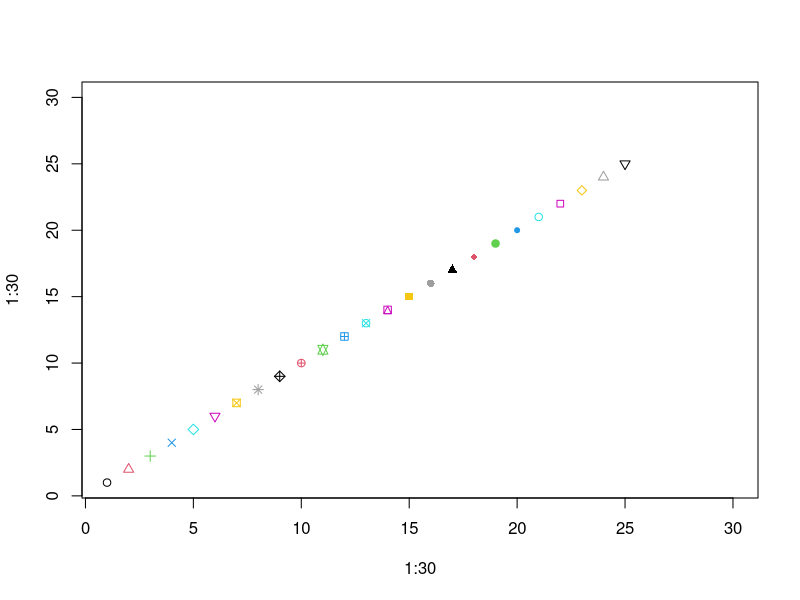
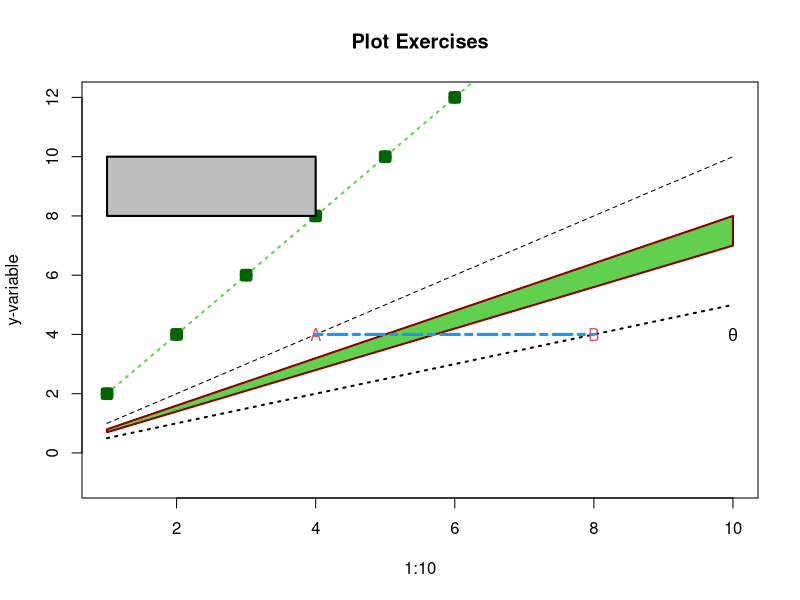
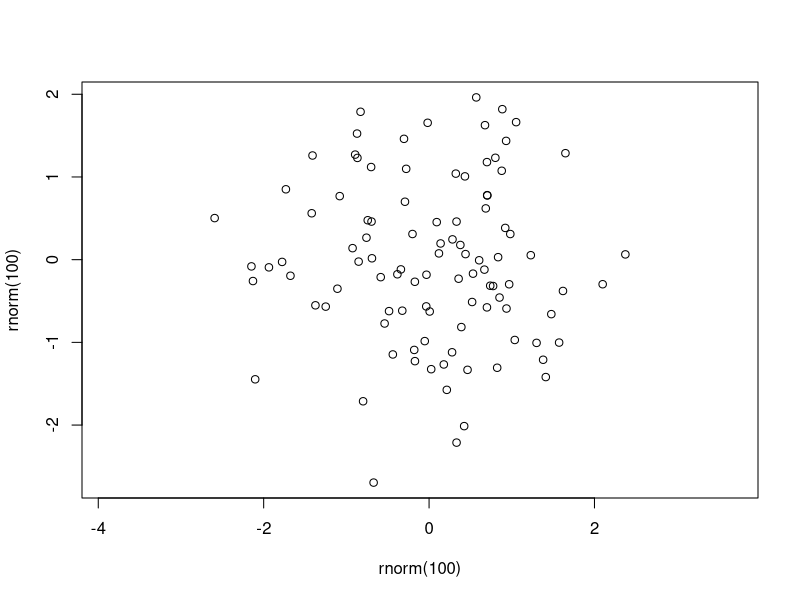
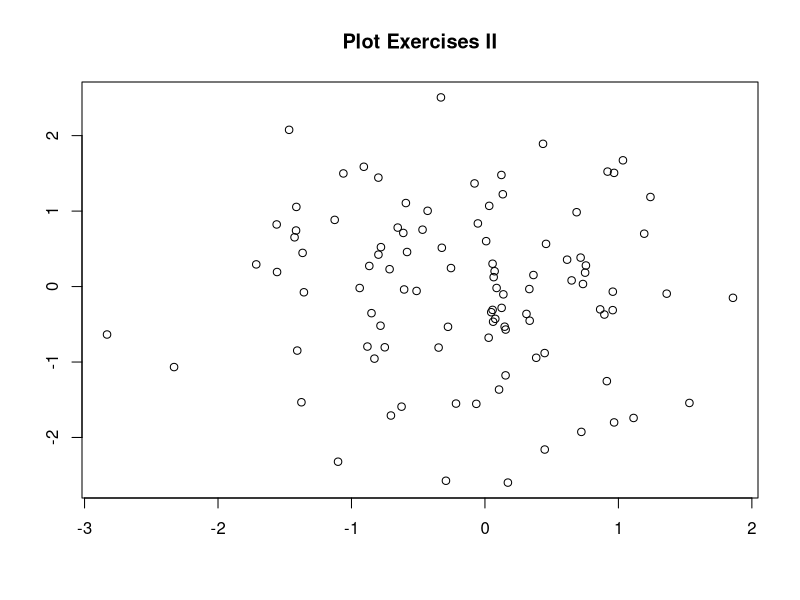
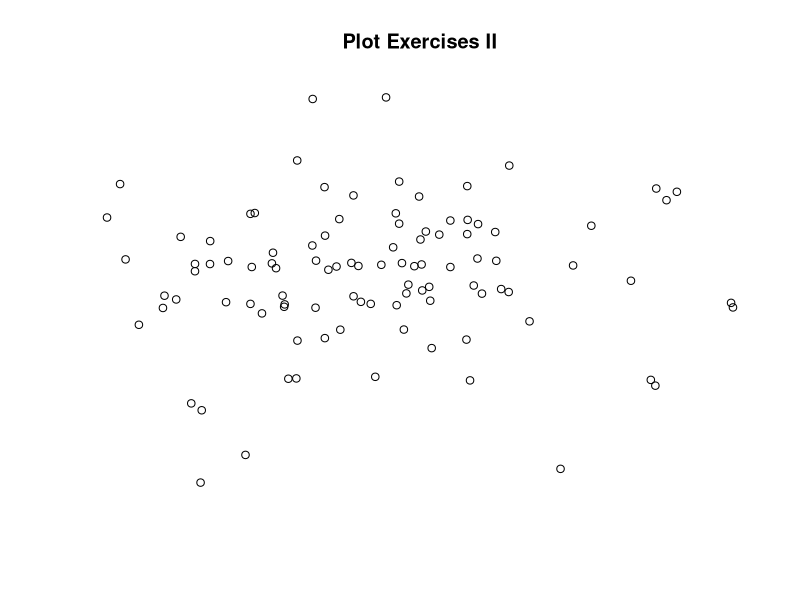
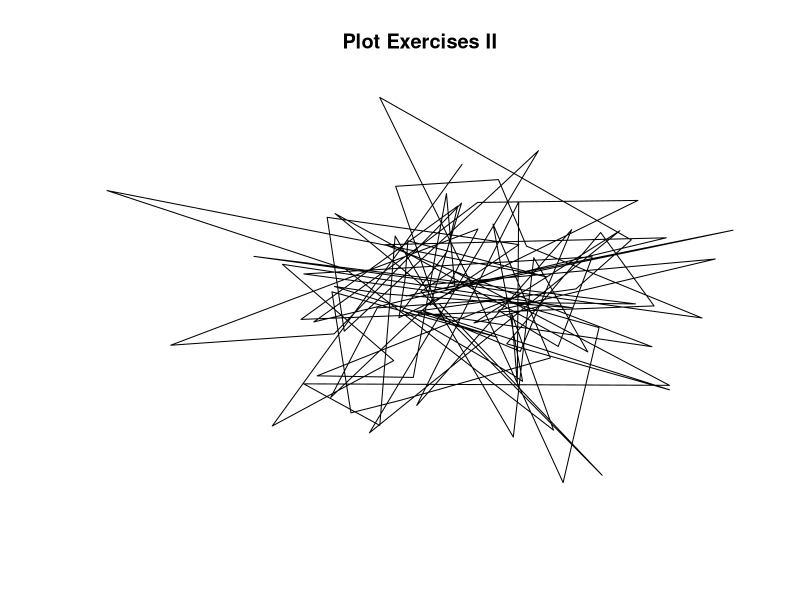
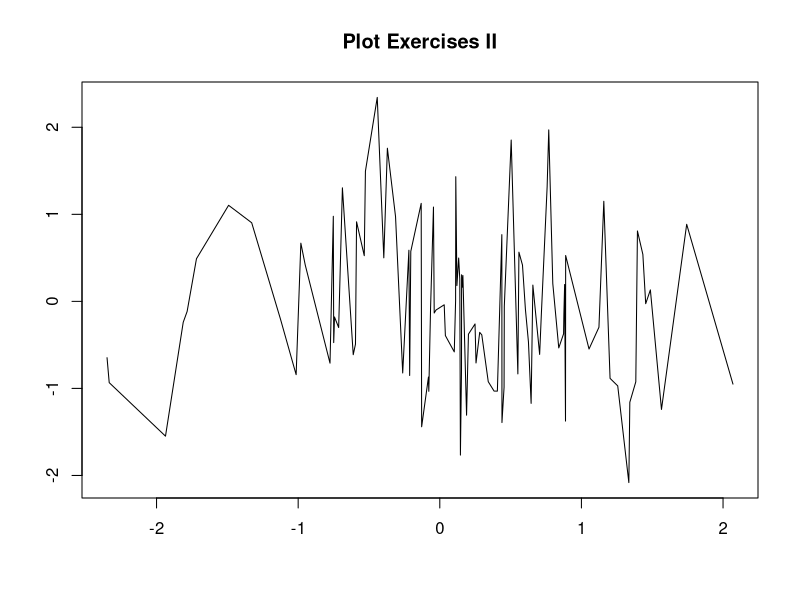
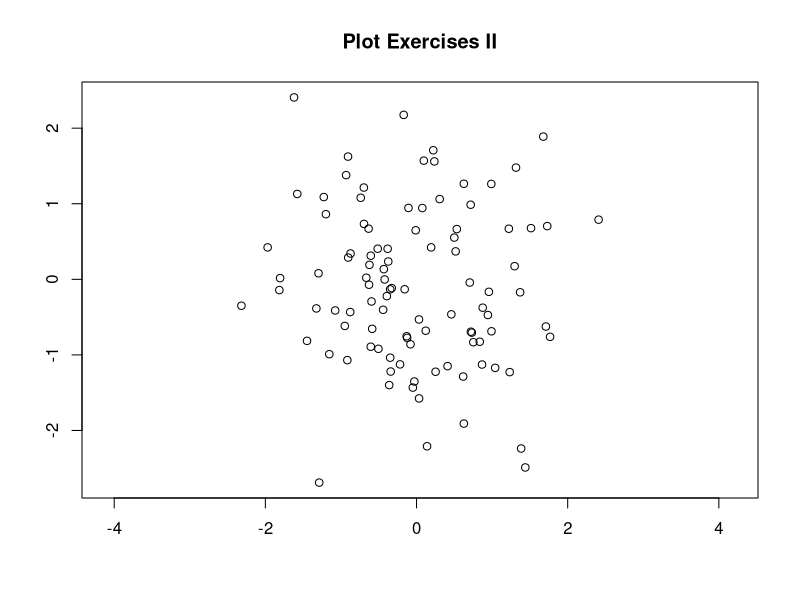

Write R code to recreate these figures, in order.
#### Some plot exercises #########
plot( 1:30,1:30,pch=1:30,col=1:30)
###
plot(1:10,1:10,"l",pch=14,ylim=c(-1,12),lty=2,main="Plot Exercises",ylab="y-variable",lwd=1)
lines(1:10,2*(1:10),lty=3,col=3,lwd=2)
points(1:10,2*(1:10),lwd=5,col="dark green",pch=12)
lines(1:10,0.5*(1:10),lty=3,lwd=2)
x<-c((1:10),(10:1))
y<-c(0.8*(1:10),0.7*(10:1))
help(polygon)
polygon( x,y,col=3,border="dark red",lwd=2)
text(4,4,"A",col=2)
text(8,4,"B",col=2)
text(10,4,expression(theta))
segments(4,4,8,4,lwd=3,lty=6,col=4)
rect(1,8,4,10,col="gray",lwd=2)##new###

### plot games II ###########new###
rnorm(100,5,3)
plot(rnorm(100),rnorm(100),asp=1)
plot(rnorm(100),rnorm(100), xlab="",ylab="", main="Plot Exercises II")
plot(rnorm(100),rnorm(100), xlab="",ylab="", main="Plot Exercises II",axes=F)
plot(rnorm(100),rnorm(100),"l", xlab="",ylab="", main="Plot Exercises II",axes=F)
plot(sort(rnorm(100)),rnorm(100),"l", xlab="",ylab="", main="Plot Exercises II")

plot(rnorm(100),rnorm(100),asp=1, xlab="",ylab="", main="Plot Exercises II")
plot(rnorm(100),rnorm(100),asp=1, xlab="",ylab="", main="Plot Exercises II",ylim=c(-3,3),xlim=c(-3,3))

##############################################################
##############################################################
##############################################################



### linear congruential generator ################
random<-function(seed,n,M,a,b)
{
	rand<-rep(NA,n);
	rand[1]<-seed;
	for(i in 2:n)
	{
	rand[i]<-(rand[i-1]*a+b)%%M
	};
	return(rand/M)
}
###########################################
UU<-random(2,100,128,113,1)
plot(1:100,UU,"l")
ks.test(UU,"punif")
hist(UU)
plot(UU[1:99],UU[2:100])
######### Nice picture with Box Muller #############

picture<-function(seed1,seed2,n,N,M,a,b)
{
	u1<-random(seed1,N,M,a,b)
	u2<-random(seed2,N,M,a,b)
	x1<-sqrt(-2*log(u1))*cos(2*pi*u2)
	x2<-sqrt(-2*log(u1))*sin(2*pi*u2)
	plot(x1[n:N],x2[n:N],"p",pch=21,asp=1,col=2, main="Nice Picture Using a Linear Congruentional Generator",axes=F,ylab="",xlab="",ylim=c(-3,3),xlim=c(-3,3))
}
################# Examples #####################
x11()
picture(0,1,20,600,541,5,1)
x11()
picture(0,1,20,600,31218,5,1)
x11()
picture(0,1,20,600,128,113,1)
x11()
picture(0,2,1000,10000,2048,129,1)### Rosette####
x11()
picture(0,1,200,10000,2048,65,1)#### Ripley ####new#

###
picture1<-function(seed1,seed2,n,N,M,a,b)
{
	u1<-random(seed1,N,M,a,b)
	u2<-random(seed2,N,M,a,b)
	x1<-sqrt(-2*log(u1))*cos(2*pi*u2)
	x2<-sqrt(-2*log(u1))*sin(2*pi*u2);
	return(x1[n:N])
}
ts.plot(picture1(0,2,200,1000,2048,129,1))
shapiro.test(picture1(0,2,200,1000,2048,129,1))
#####################################


